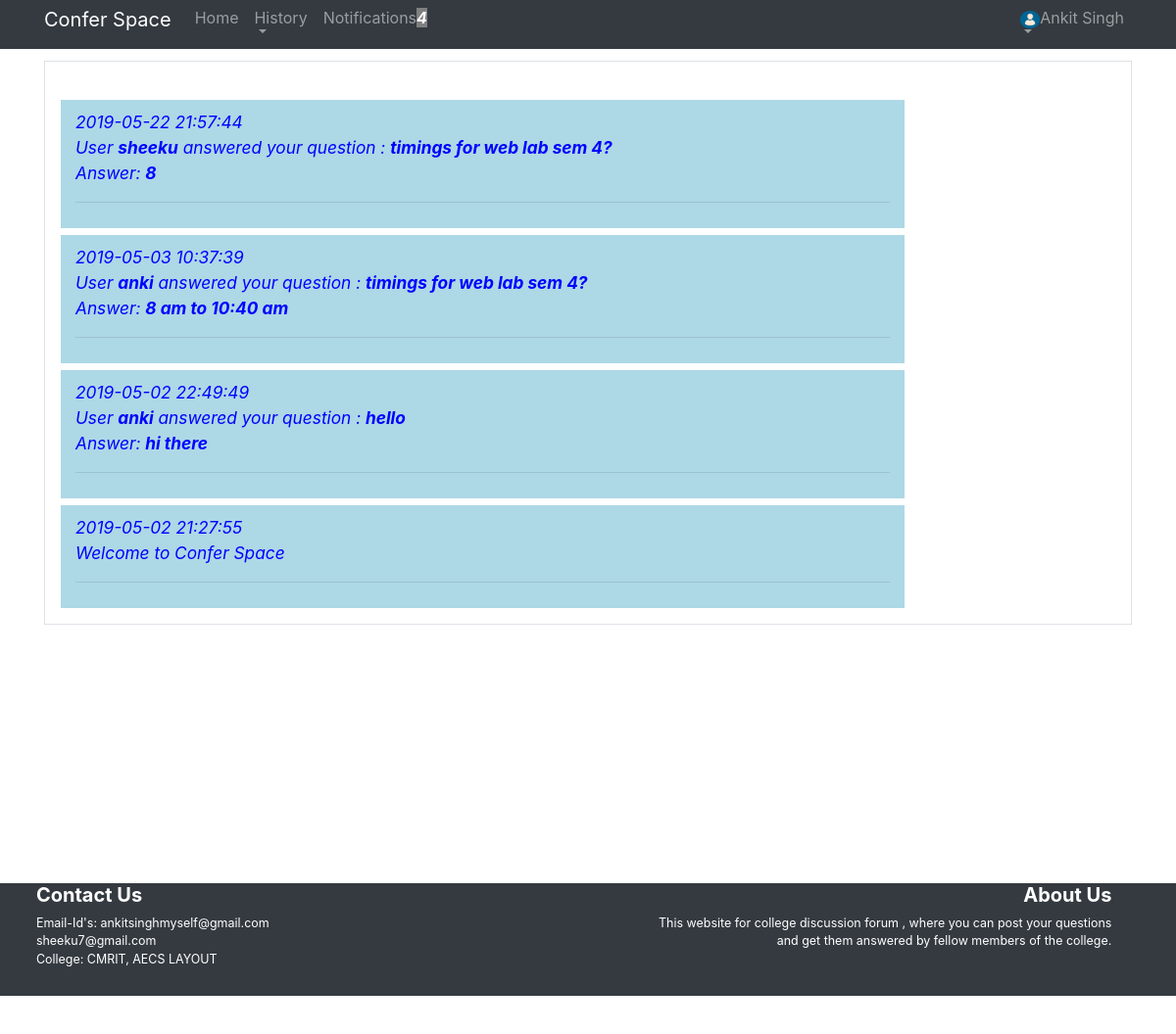
The app's page /home/user_notifications.php (signed in) with its own data.
### tables this page shows
CREATE TABLE `users` (
  `userid` varchar(20) NOT NULL,
  `name` varchar(256) NOT NULL,
  `password` varchar(20) NOT NULL,
  `email` varchar(30) NOT NULL,
  `mobile` bigint(20) NOT NULL,
  `gender` varchar(10) NOT NULL
);

CREATE TABLE `user_notifications` (
  `notifid` int(11) NOT NULL,
  `notification` text NOT NULL,
  `userid` varchar(20) NOT NULL,
  `date` datetime NOT NULL DEFAULT CURRENT_TIMESTAMP
);

### home/session.php (called while the page is built, shortened)
<?php
   include('../connect.php');
   $user_check = $_SESSION['username'];
   $ses_sql = mysqli_query($conn,"select * from users where userid = '$user_check' ")or die("".mysql_error());
   $row = mysqli_fetch_array($ses_sql)or die("".mysqli_error());
   $full_name = $row['name'];
?>

### home/user_notifications.php (the view, shortened to what this page needs)
<?php
    include('session.php');
    require('../connect.php');
?>
<html>
<head>
    <link rel="stylesheet" href="../bootstrap/css/bootstrap.min.css">
</head>
<body>
<nav class="navbar navbar-expand-lg navbar-dark bg-dark" id="headerWrapper">
        <div class="container">
            <a class="navbar-brand" href="home.php"> Confer Space</a>
            <div class="collapse navbar-collapse" id="navbarSupportedContent">
                <ul class="navbar-nav ml-left">
                    <li class="nav-item">
                        <a class="nav-link" href="home.php">
                            Home
                        </a>
                    </li>
                    <li class="nav-item dropdown">
                        <a class="nav-link dropdown-toggle" href="" id="navbarDropdown" role="button"
                            data-toggle="dropdown" aria-haspopup="true" aria-expanded="false">
                            <span>History</span>
                            <br>
                        </a>
                    </li>
                    <li class="nav-item">
                        <a class="nav-link" href="user_notifications.php">
                        <?php
                            $q="SELECT count(*) FROM user_notifications where userid='".$_SESSION['username']."'";
                            $d=mysqli_query($conn,$q);
                            $notif_count=mysqli_fetch_row($d);
                            ?>
                            Notifications<b><i><span style='background-color:grey;color:white;'><?php echo"$notif_count[0]";?></span></i></b>
                        </a>
                    </li>
                </ul>
            </div>
            <div class="collapse navbar-collapse" id="navbarSupportedContent">
                <ul class="navbar-nav ml-auto">
                    <li class="nav-item dropdown">
                        <a class="nav-link dropdown-toggle" href="#" id="navbarDropdown" role="button"
                            data-toggle="dropdown" aria-haspopup="true" aria-expanded="false">
                            <img src="../img_avatar.png" alt="logo image"
                                style="width:20px;height:18px;"><?php echo $full_name; ?>
                            <br>
                        </a>
                    </li>
                </ul>
            </div>
        </div>
    </nav>
    <div class="container mt-3">
        <h2>Your Notifications</h2>
        <div class="media border p-3">
            <div class="media-body">
                 <p>
                    <?php
                        $notifs=mysqli_query($conn,"SELECT `notification`,`date`  FROM user_notifications where userid='".$_SESSION['username']."' order by `date` desc");
                        while($n=mysqli_fetch_array($notifs))
                        {
                            print ("<div class='right'<small style='color:blue; font-size:0.18in;'><i>".$n['date']."</i></small></h4><br/>");
                            print ("<i>".$n['notification']."</i><br/><hr/></div>");
                        }
                    ?>
                </p>
            </div>
        </div>
    </div>
<br><br><br><br><br><br><br><br><br><br><br>
    <footer class="page-footer font-small teal pt-6 navbar-white bg-dark text-white" style="width:100%;">
            <div class="container-lebal text-center text-md-center" style='color:white;wieght:10%;   font-size:0.13in;'>
                <div class="row">
                    <div class="col-md-6 mt-md-0 mt-6 text-left " style="margin-left:3%;" >
                        <h5 class=" font-weight-bold">Contact Us</h5>
                        <p>Email-Id's: ankitsinghmyself@gmail.com<br />sheeku7@gmail.com
                            <br> College: CMRIT, AECS LAYOUT</p>
                    </div>
                    <div class="col-md-5 mb-md-0 mb-6 text-right" style="margin-right:2%;">
                        <h5 class=" font-weight-bold">About Us</h5>
                        <p>This website for college discussion forum , where you can post your questions and get them
                            answered by fellow members of the college.</p>
                    </div>
                </div>
                <div class="footer-copyright text-center py-3">© 2019 Copyright:
                    <a href="https://ankitsinghprofile.wordpress.com" target="_blank"> Ankit</a> &<a
                        href="https://www.linkedin.com/in/sh33ku" target="_blank"> Sheela</a> @CMRIT
                </div>
            </div>
        </footer>
</body>
</html>

### home/user_notifications.php (style rules this page uses)
#headerWrapper { position: fixed; width: 100%; top: 0; height: whatever; margin-top: -10px; }
.right { background-color: lightblue; float: left; width:80%; padding: 10px 15px; margin-top: 7px; }

### records on screen
users: name "Ankit Singh"
user_notifications: date "2019-05-22 21:57:44", notification "User sheeku answered your question : timings for web lab sem 4? Answer: 8"
user_notifications: date "2019-05-03 10:37:39", notification "User anki answered your question : timings for web lab sem 4? Answer: 8 am to 10:40 am"
user_notifications: date "2019-05-02 22:49:49", notification "User anki answered your question : hello Answer: hi there"
user_notifications: date "2019-05-02 21:27:55", notification "Welcome to Confer Space"

### other values on screen
$notif_count[0] "4"
